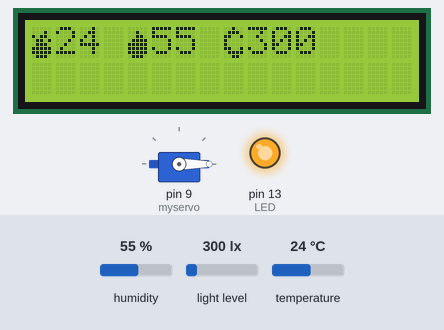
This sketch was run on a simulated Arduino Uno, built with avr-gcc and run on an emulated ATmega328P. Parts: 16×2 character LCD, servo, output pins drawn as LEDs (lit = HIGH). The inputs (shaded band) are chosen by the test bench; at power-on: humidity 55 %, light level 300 lx, temperature 24 °C.

Above: at 1.2 s.
1.3 s: humidity set to 89 %
At 2.9 s:
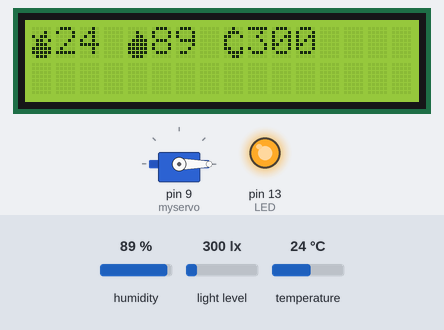
3.9 s: humidity set to 92 %
At 5.0 s:
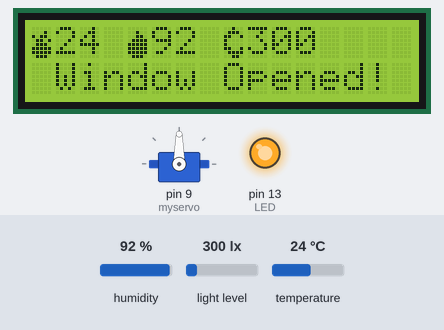
7.7 s: light level set to 334 lx
At 9.1 s:
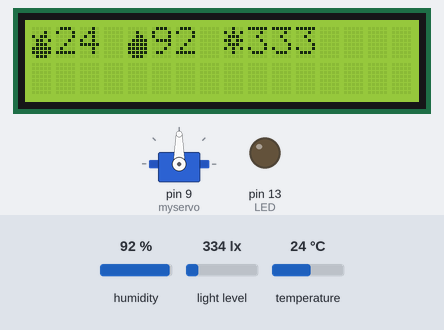
9.4 s: humidity set to 22 %
At 10.6 s:
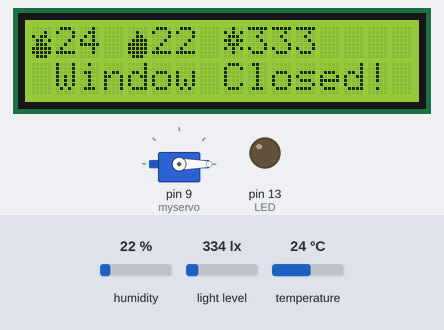
13.2 s: humidity set to 91 %
At 13.8 s:
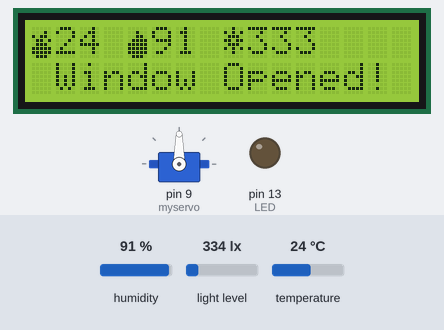
16.4 s: light level set to 40 lx
At 17.3 s:
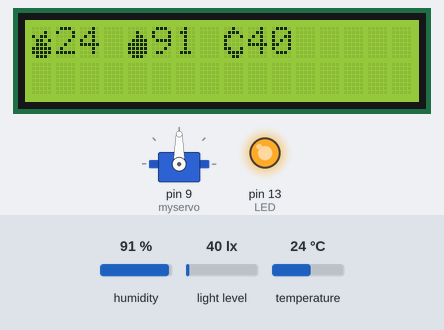
Timing chart, 0 to 19.1 s (numbered marks = the images above; inputs shaded):
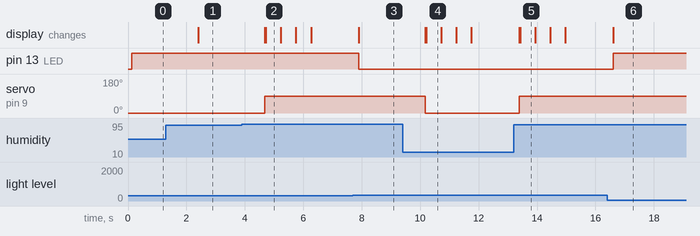

Measured:
- the behaviour switches between 90 and 91 % on humidity (found by bisection; images 1 and 2)
- the behaviour switches between 301 and 302 lx on light level (found by bisection; images 2 and 3)
- after the input at 1.3 s, the display: changes after 1.1 s (image 1)
- after the input at 3.9 s, servo on pin 9 (myservo): 0° → 90° after 0.79 s; the display: first changes after 0.79 s (image 2 shows a later state)
- after the input at 7.7 s, pin 13 (LED): HIGH → LOW after 0.20 s; the display: changes after 0.20 s (image 3)
- after the input at 9.4 s, servo on pin 9 (myservo): 90° → 0° after 0.78 s; the display: first changes after 0.78 s (image 4 shows a later state)
- after the input at 13.2 s, servo on pin 9 (myservo): 0° → 90° after 0.20 s; the display: first changes after 0.20 s (image 5 shows a later state)
- after the input at 16.4 s, pin 13 (LED): LOW → HIGH after 0.21 s; the display: changes after 0.21 s (image 6)

The sketch:

IoT_door_lcd_dht11_bh1750_servo_LED.ino
```cpp
#include <Wire.h> //for I2C
#include <BH1750.h>
#include <SimpleDHT.h>
#include <LiquidCrystal_I2C.h>
#include <Servo.h>

int pinDHT11 = 3;
int LED = 13;
int Window = 0;

SimpleDHT11 dht11(pinDHT11);
LiquidCrystal_I2C lcd(0x27, 16, 2);
BH1750 lightMeter;
Servo myservo;

byte customChar0[] = {  //fire
  B00000,  B00010,  B10110,  B01101,
  B01110,  B11111,  B11111,  B01110
};

byte customChar1[] = {  //water
  B00000,  B00100,  B00110,  B01111,
  B11111,  B11111,  B11111,  B01110
};

byte customChar2[] = {  //sun
  B00100,  B10101,  B01110,  B11011,
  B01110,  B10101,  B00100,  B00000
};

byte customChar3[] = {  //moon
  B00100,  B01110,  B11001,  B10000,
  B10000,  B11001,  B01111,  B00110
};


void setup() {
  lcd.init();
  lcd.backlight();
  lcd.createChar(0, customChar0);
  lcd.createChar(1, customChar1);
  lcd.createChar(2, customChar2);
  lcd.createChar(3, customChar3);
  Wire.begin();
  lightMeter.begin();
  myservo.attach(9);
  pinMode(LED, OUTPUT);
  digitalWrite(LED, 0);
  myservo.write(0);
}

void loop() {
  lcd.clear();
  byte temperature = 0;
  byte humidity = 0;
  float lux = lightMeter.readLightLevel();
  dht11.read(&temperature, &humidity, NULL);
  int H = (int)humidity;
  int T = (int)temperature;
  int L = (int)lux;
  lcd.setCursor(0, 0);
  lcd.write(0); lcd.print(T); lcd.print(" ");
  lcd.write(1); lcd.print(H); lcd.print(" ");
  if (L > 300) {
    lcd.write(2);
    digitalWrite(LED, 0);
  }
  else {
    lcd.write(3);
    digitalWrite(LED, 1);
  }
  lcd.print(L);
  if (H > 90 && Window == 0) {
    myservo.write(90);
    delay(15);
    for (int i = 0; i < 2; i++) {
      lcd.setCursor(0, 1);
      lcd.print(" Window Opened!");
      delay(500);
      lcd.setCursor(0, 1);
      lcd.print("                ");
      delay(500);
    }
    Window = 1;
  }
  if (H < 90 && Window == 1) {
    myservo.write(0);
    delay(15);
    for (int i = 0; i < 2; i++) {
      lcd.setCursor(0, 1);
      lcd.print(" Window Closed!");
      delay(500);
      lcd.setCursor(0, 1);
      lcd.print("                ");
      delay(500);
    }
    Window = 0;
  }
  delay(1100);
}
```
